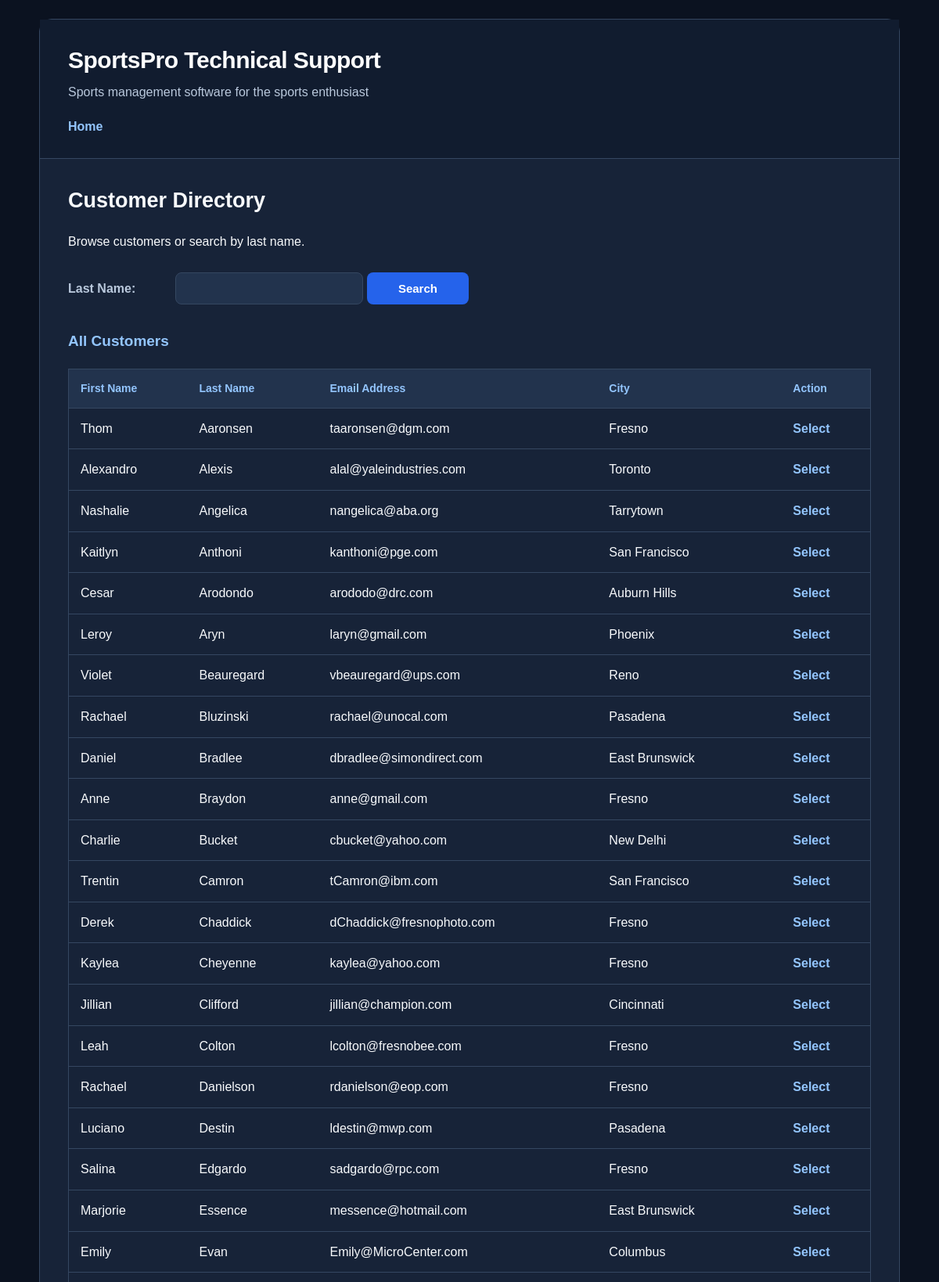
Page /project_start/tech_support/customer_manager/index.php (upper part) on the committed database.
### tables this page shows
CREATE TABLE `customers` (
  `customerID` int(11) NOT NULL,
  `firstName` varchar(50) NOT NULL,
  `lastName` varchar(50) NOT NULL,
  `address` varchar(50) NOT NULL,
  `city` varchar(50) NOT NULL,
  `state` varchar(50) NOT NULL,
  `postalCode` varchar(20) NOT NULL,
  `countryCode` char(2) NOT NULL,
  `phone` varchar(20) NOT NULL,
  `email` varchar(50) NOT NULL,
  `password` varchar(20) NOT NULL
);

### project_start/tech_support/customer_manager/index.php (the view, shortened to what this page needs)
<?php
require_once('../model/database.php');
$action = filter_input(INPUT_POST, 'action');
if ($action === null) {
    $action = filter_input(INPUT_GET, 'action');
}
if ($action === null || $action === '') {
    $action = 'search_customers';
}
function escape($value) {
    return htmlspecialchars((string) $value, ENT_QUOTES, 'UTF-8');
}
switch ($action) {
    case 'search_customers':
        $lastName = trim((string) (
            filter_input(INPUT_POST, 'lastName') ??
            filter_input(INPUT_GET, 'lastName') ??
            ''
        ));
        if ($lastName === '') {
            $statement = $db->query(
                'SELECT customerID, firstName, lastName, email, city
                 FROM customers
                 ORDER BY lastName, firstName'
            );
        }
        $customers = $statement->fetchAll(PDO::FETCH_ASSOC);
        include('../view/header.php');
        ?>
        <main>
            <h1>Customer Directory</h1>
            <p>Browse customers or search by last name.</p>
            <form action="index.php" method="get">
                <label for="lastName">Last Name:</label>
                <input
                    type="text"
                    id="lastName"
                    name="lastName"
                    value="<?= escape($lastName) ?>"
                >
                <button type="submit">Search</button>
            </form>
            <h2>
                <?= $lastName === '' ? 'All Customers' : 'Search Results' ?>
            </h2>
            <?php if (count($customers) > 0) : ?>
                <table>
                    <tr>
                        <th>First Name</th>
                        <th>Last Name</th>
                        <th>Email Address</th>
                        <th>City</th>
                        <th>Action</th>
                    </tr>
                    <?php foreach ($customers as $customer) : ?>
                        <tr>
                            <td>
                                <?= escape($customer['firstName']) ?>
                            </td>
                            <td>
                                <?= escape($customer['lastName']) ?>
                            </td>
                            <td>
                                <?= escape($customer['email']) ?>
                            </td>
                            <td>
                                <?= escape($customer['city']) ?>
                            </td>
                            <td>
                                <a href="index.php?action=view_customer&amp;customerID=<?= (int) $customer['customerID'] ?>">
                                    Select
                                </a>
                            </td>
                        </tr>
                    <?php endforeach; ?>
                </table>
            <?php else : ?>
                <p>No customers found.</p>
            <?php endif; ?>
        </main>
        <?php
        include('../view/footer.php');
        break;
        ?>
        <?php
}

### project_start/tech_support/main.css (style rules this page uses)
html { margin: 0; padding: 0; min-height: 100%; background-color: #0b1220; }
body { margin: 24px auto; padding: 0; font-family: Arial, Helvetica, sans-serif; line-height: 1.6; width: min(1100px, calc(100% - 32px)); min-height: 90vh; background-color: #172338; color: #f8fafc; border: 1px solid #354761; border-radius: 16px; box-sizing: border-box; overflow: hidden; overflow: auto; }
main { margin: 0; padding: 32px 36px; min-height: 350px; }
h1 { margin: 0 0 18px; padding: 0; font-size: 27px; color: #f8fafc; }
h2 { margin: 24px 0 18px; padding: 0; font-size: 19px; color: #93c5fd; }
p { margin: 12px 0; padding: 0; }
a { margin: 0; padding: 0; font-weight: bold; color: #93c5fd; text-decoration: none; transition: color 0.2s ease; }
table { margin: 20px 0; padding: 0; width: 100%; border: 1px solid #354761; border-collapse: collapse; }
td, th { padding: 13px 15px; text-align: left; border-bottom: 1px solid #354761; }
th { font-size: 14px; font-weight: bold; background-color: #22334d; color: #93c5fd; }
td { color: #f8fafc; }
form { margin: 18px 0; padding: 0; }
label { margin: 8px 8px 8px 0; padding: 0; font-weight: bold; display: inline-block; min-width: 125px; color: #b9c8dc; }
input, select, textarea { margin: 0; padding: 11px 13px; font-family: Arial, Helvetica, sans-serif; font-size: 15px; max-width: 100%; background-color: #22334d; color: #f8fafc; border: 1px solid #354761; border-radius: 8px; box-sizing: border-box; }
input[type="text"], input[type="email"] { min-width: 240px; }
button, input[type="submit"] { margin: 8px 0; padding: 11px 20px; font-family: Arial, Helvetica, sans-serif; font-size: 15px; font-weight: bold; min-width: 130px; background-color: #2563eb; color: #ffffff; border: 1px solid transparent; border-radius: 8px; cursor: pointer; transition: background-color 0.2s ease; }

### rows in the picture
customers: firstName "Thom", lastName "Aaronsen", email "taaronsen@dgm.com", city "Fresno"
customers: firstName "Alexandro", lastName "Alexis", email "alal@yaleindustries.com", city "Toronto"
customers: firstName "Nashalie", lastName "Angelica", email "nangelica@aba.org", city "Tarrytown"
customers: firstName "Kaitlyn", lastName "Anthoni", email "kanthoni@pge.com", city "San Francisco"
customers: firstName "Cesar", lastName "Arodondo", email "arododo@drc.com", city "Auburn Hills"
customers: firstName "Leroy", lastName "Aryn", email "laryn@gmail.com", city "Phoenix"
customers: firstName "Violet", lastName "Beauregard", email "vbeauregard@ups.com", city "Reno"
customers: firstName "Rachael", lastName "Bluzinski", email "rachael@unocal.com", city "Pasadena"
customers: firstName "Daniel", lastName "Bradlee", email "dbradlee@simondirect.com", city "East Brunswick"
customers: firstName "Anne", lastName "Braydon", email "anne@gmail.com", city "Fresno"
customers: firstName "Charlie", lastName "Bucket", email "cbucket@yahoo.com", city "New Delhi"
customers: firstName "Trentin", lastName "Camron", email "tCamron@ibm.com", city "San Francisco"
customers: firstName "Derek", lastName "Chaddick", email "dChaddick@fresnophoto.com", city "Fresno"
customers: firstName "Kaylea", lastName "Cheyenne", email "kaylea@yahoo.com", city "Fresno"
customers: firstName "Jillian", lastName "Clifford", email "jillian@champion.com", city "Cincinnati"
customers: firstName "Leah", lastName "Colton", email "lcolton@fresnobee.com", city "Fresno"
customers: firstName "Rachael", lastName "Danielson", email "rdanielson@eop.com", city "Fresno"
customers: firstName "Luciano", lastName "Destin", email "ldestin@mwp.com", city "Pasadena"
customers: firstName "Salina", lastName "Edgardo", email "sadgardo@rpc.com", city "Fresno"
customers: firstName "Marjorie", lastName "Essence", email "messence@hotmail.com", city "East Brunswick"
customers: firstName "Emily", lastName "Evan", email "Emily@MicroCenter.com", city "Columbus"
